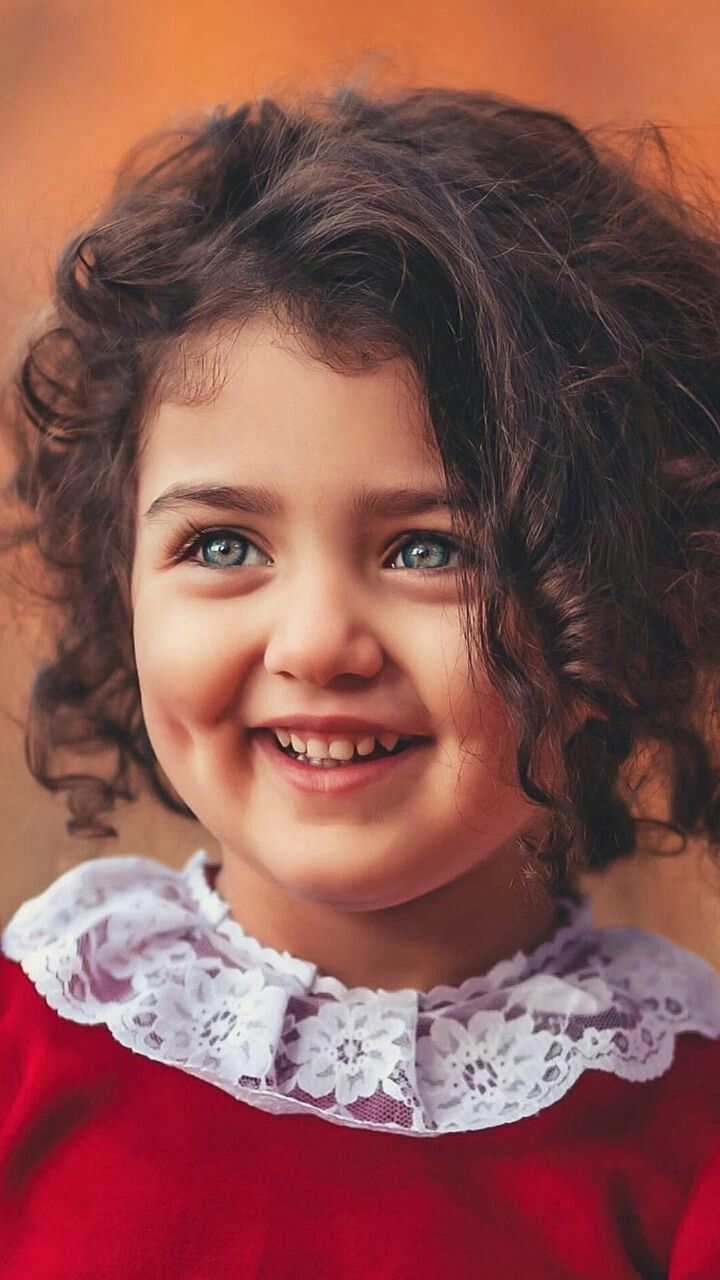
#> input picture Image_processing_Practical_labs/Exp1/Images/pk.jpg, 720 x 1280 px, found by its file name
$ jupyter execute intro.ipynb   (text cells are left out)
#> lines starting #> are read from the running program, lines starting #| are printed output that depends on the picture; pictures that were not available may be replaced by others from this repository, and a replacement may not be noted
[cell 1]
import cv2
import numpy as np
import matplotlib.pyplot as plt

[cell 2]
# Reading an image using OpenCV
image = cv2.imread('pk.jpg')  # Replace 'sample_image.jpg' with your image path
#> image is the input picture: shape (1280, 720, 3); mean B, G, R 80.2, 85.2, 137.7

# Convert the image from BGR to RGB (OpenCV uses BGR by default)
image_rgb = cv2.cvtColor(image, cv2.COLOR_BGR2RGB)

# Displaying the image using Matplotlib
plt.imshow(image_rgb)
plt.title('Original Image')
plt.axis('off')  # Turn off axis labels
plt.show()

[cell 3]
# Capture video from a file or webcam
video = cv2.VideoCapture('sample_video.m4v')  # Replace with 0 to use webcam

while True:
    ret, frame = video.read()  # Capture frame-by-frame
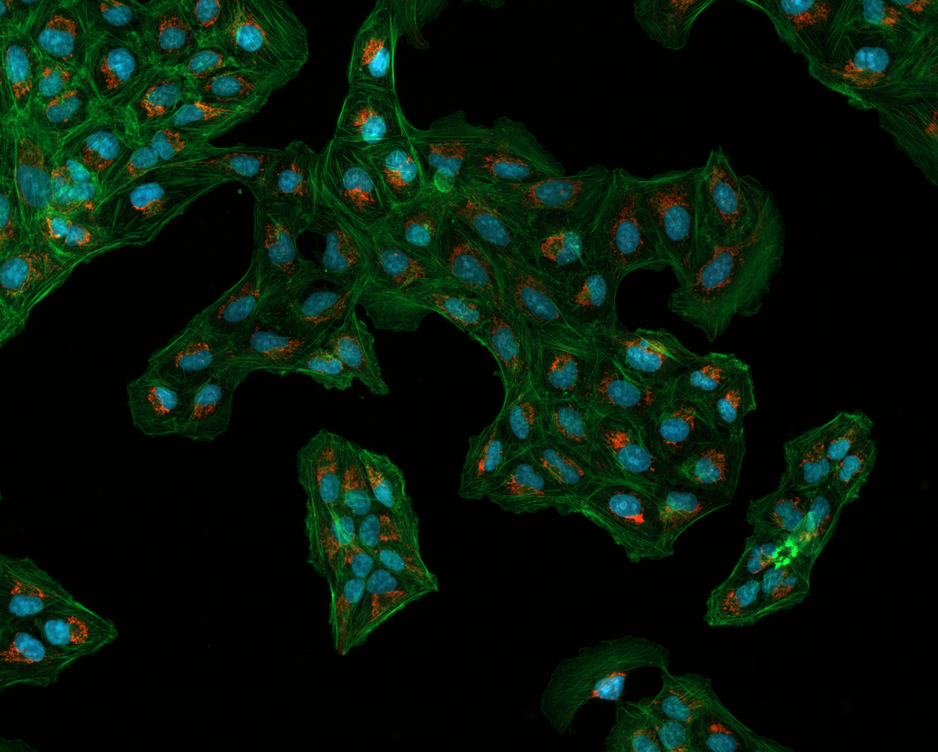
#> input picture Image_processing_Practical_labs/Exp1/Images/Osteosarcoma_01.tif, 938 x 752 px, shrunk from 1376 x 1104 before the run, given in place of sample_video.m4v, which was not available
#> frame is the input picture: shape (752, 938, 3); mean B, G, R 11.1, 23.9, 7
    if not ret:
        break  # Exit if video ends

    cv2.imshow('Video Frame', frame)  # Show each frame in a window

    if cv2.waitKey(25) & 0xFF == ord('q'):
#> (key q is pressed here)
        break  # Press 'q' to quit the video window

video.release()
cv2.destroyAllWindows()

[cell 4]
# Splitting the image into its R, G, B channels
B, G, R = cv2.split(image)

# Displaying individual channels
plt.figure(figsize=(20, 10))
plt.subplot(1, 3, 1)
plt.imshow(R, cmap='gray')
plt.title('Red Channel')

plt.subplot(1, 3, 2)
plt.imshow(G, cmap='gray')
plt.title('Green Channel')

plt.subplot(1, 3, 3)
plt.imshow(B, cmap='gray')
plt.title('Blue Channel')

plt.show()

[cell 5]
# Applying Gaussian Blur (Smoothing)
blurred_image = cv2.GaussianBlur(image_rgb, (15, 15), 0)

# Creating a kernel for image sharpening
sharpening_kernel = np.array([[0, -1, 0],
                              [-1, 5, -1],
                              [0, -1, 0]])

# Applying the kernel to the image
sharpened_image = cv2.filter2D(blurred_image, -1, sharpening_kernel)
sharpened_image = cv2.filter2D(sharpened_image, -1, sharpening_kernel) #sharpen the result one more time

# Displaying the original, blurred, and sharpened images
plt.figure(figsize=(20, 10))
plt.subplot(1, 3, 1)
plt.imshow(image_rgb)
plt.title('Original Image')

plt.subplot(1, 3, 2)
plt.imshow(blurred_image)
plt.title('Blurred Image')

plt.subplot(1, 3, 3)
plt.imshow(sharpened_image)
plt.title('Sharpened Image')

plt.show()

[cell 6]
import cv2
import matplotlib.pyplot as plt

# --- 1️⃣ Read the image safely ---
image_path = "pk.jpg"  # change this to your image name
image_bgr = cv2.imread(image_path)

if image_bgr is None:
    raise FileNotFoundError(f"❌ Image '{image_path}' not found!")

# Convert BGR → RGB for display
image_rgb = cv2.cvtColor(image_bgr, cv2.COLOR_BGR2RGB)

# --- 2️⃣ Display the RGB Histogram ---
plt.figure(figsize=(10, 5))
plt.hist(image_rgb[..., 0].ravel(), bins=256, color='red', alpha=0.5, label='Red')
plt.hist(image_rgb[..., 1].ravel(), bins=256, color='green', alpha=0.5, label='Green')
plt.hist(image_rgb[..., 2].ravel(), bins=256, color='blue', alpha=0.5, label='Blue')
plt.title('RGB Image Histogram (Before Enhancement)')
plt.xlabel('Pixel Intensity')
plt.ylabel('Frequency')
plt.legend()
plt.show()
#> figure, not shown here; tallest bar 6778 high, from x = 212.2 to 213.2; tallest bar 17610 high, from x = 6.97 to 7.97; tallest bar 31728 high, from x = 37.85 to 38.85

# --- 3️⃣ Convert to Grayscale ---
gray_image = cv2.cvtColor(image_rgb, cv2.COLOR_RGB2GRAY)
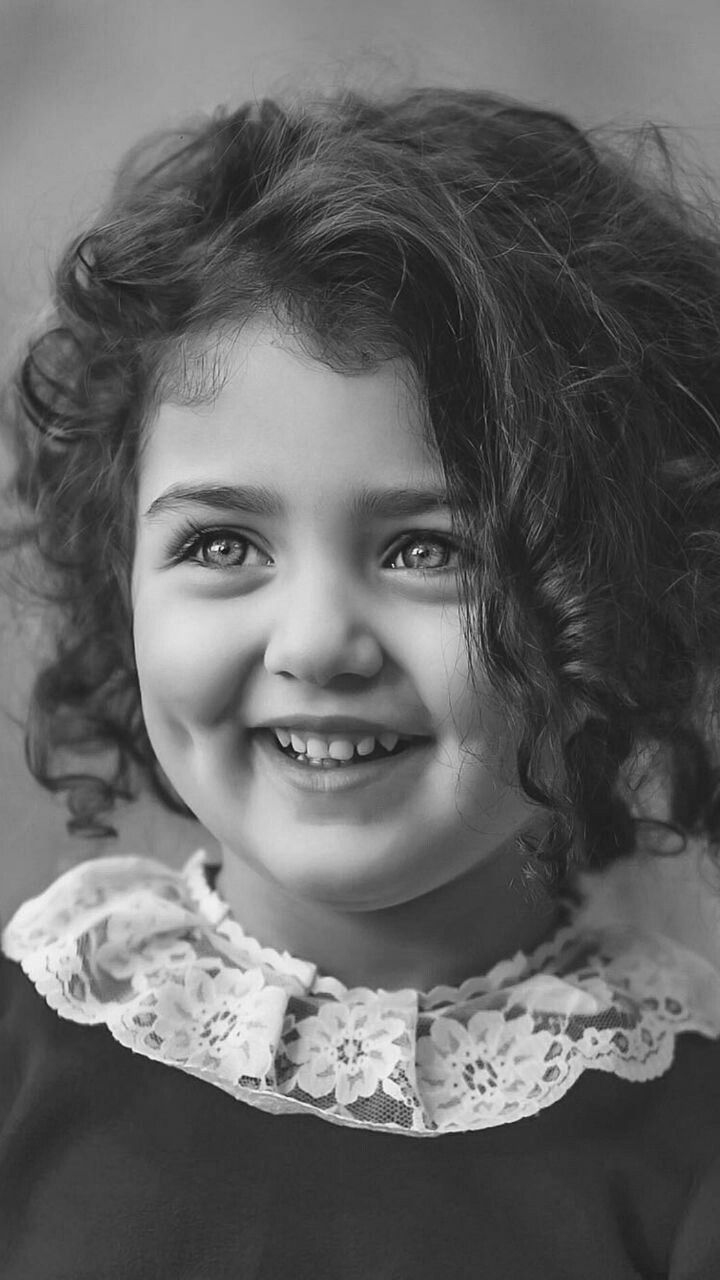
#> gray_image: shape (1280, 720); min 4, max 252, mean 100.3

# --- 4️⃣ Apply Histogram Equalization ---
equalized_image = cv2.equalizeHist(gray_image)
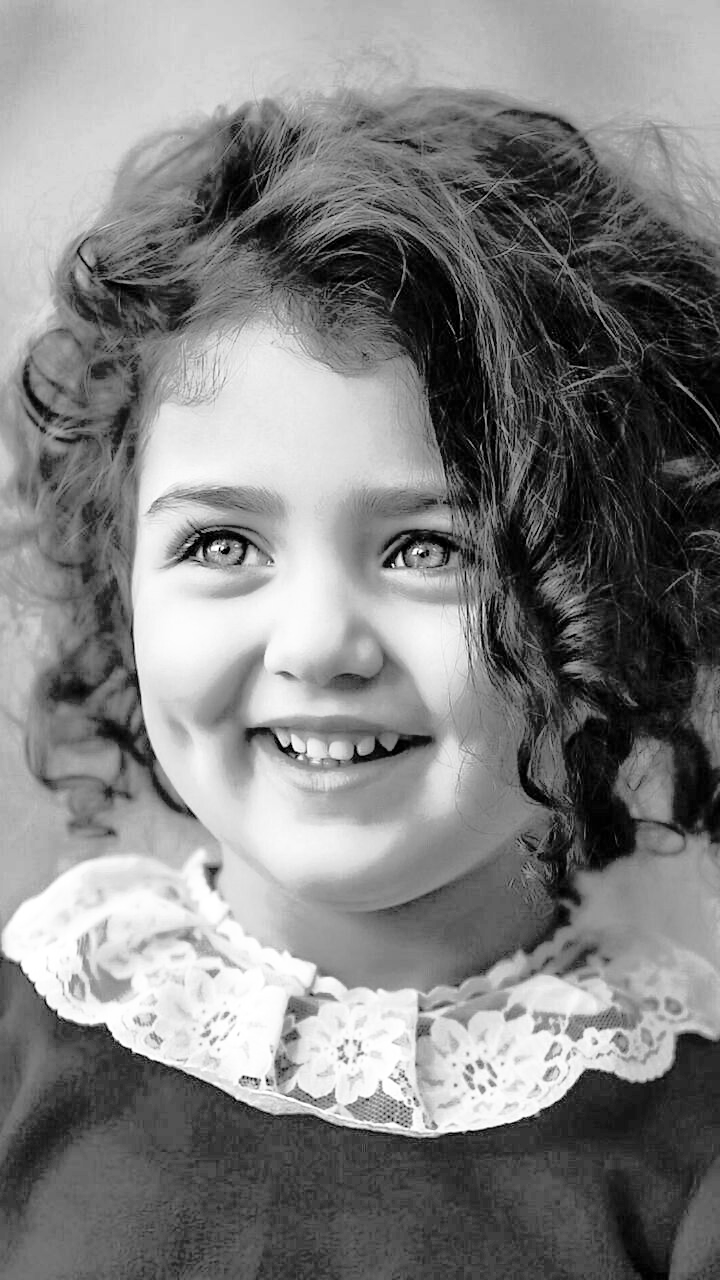
#> equalized_image: shape (1280, 720); min 0, max 255, mean 128.6

# --- 5️⃣ Display Original & Equalized Images ---
plt.figure(figsize=(12, 5))
plt.subplot(1, 2, 1)
plt.imshow(gray_image, cmap='gray')
plt.title('Original Grayscale Image')
plt.axis('off')

plt.subplot(1, 2, 2)
plt.imshow(equalized_image, cmap='gray')
plt.title('Histogram Equalized Image')
plt.axis('off')

plt.tight_layout()
plt.show()

# --- 6️⃣ Display Histogram Comparison ---
plt.figure(figsize=(10, 5))
plt.hist(gray_image.ravel(), bins=256, color='gray', alpha=0.6, label='Original')
plt.hist(equalized_image.ravel(), bins=256, color='green', alpha=0.6, label='Equalized')
plt.title('Grayscale Histogram Before & After Equalization')
plt.xlabel('Pixel Intensity')
plt.ylabel('Frequency')
plt.legend()
plt.show()
#> figure, not shown here; tallest bar 22202 high, from x = 51.47 to 52.44; tallest bar 22202 high, from x = 62.75 to 63.75

[cell 7]
import cv2

#loading and displaying the image
flower = cv2.imread('Images/flower.jpg') #color image
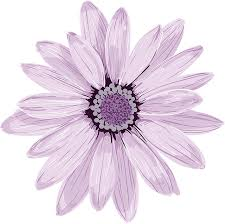
#> input picture Image_processing_Practical_labs/Exp1/Images/flower.jpg, 225 x 224 px
#> flower is the input picture: shape (224, 225, 3); mean B, G, R 231.3, 218.6, 231.4
grayFlower = cv2.imread('Images/flower.jpg',0) #gray image
#> grayFlower: shape (224, 225); min 0, max 255, mean 224
cv2.imshow('flower', flower)
cv2.imshow('flower-gray', grayFlower)

#finding and displaying negative of an image
negative_flower = 255 - flower
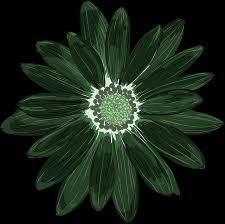
#> negative_flower: shape (224, 225, 3); mean B, G, R 23.7, 36.4, 23.6
negative_gray_flower = 255-grayFlower
cv2.imshow('negative_flower', negative_flower)
cv2.imshow('negative_flower_gray', negative_gray_flower)


#making the program wait for a key before treminating
cv2.waitKey(0)

[cell 8]
import cv2
from matplotlib import pyplot as plt

rgb_img = cv2.imread('images/pk.jpg')
# convert from RGB color-space to YCrCb
ycrcb_img = cv2.cvtColor(rgb_img, cv2.COLOR_BGR2YCrCb)
#> ycrcb_img: shape (1280, 720, 3); mean of channels 0, 1, 2 100.3, 154.6, 116.6
# equalize the histogram of the Y channel
ycrcb_img[:, :, 0] = cv2.equalizeHist(ycrcb_img[:, :, 0])
#> ycrcb_img: shape (1280, 720, 3); mean of channels 0, 1, 2 128.6, 154.6, 116.6
# convert back to RGB color-space from YCrCb
equalized_img = cv2.cvtColor(ycrcb_img, cv2.COLOR_YCrCb2BGR)
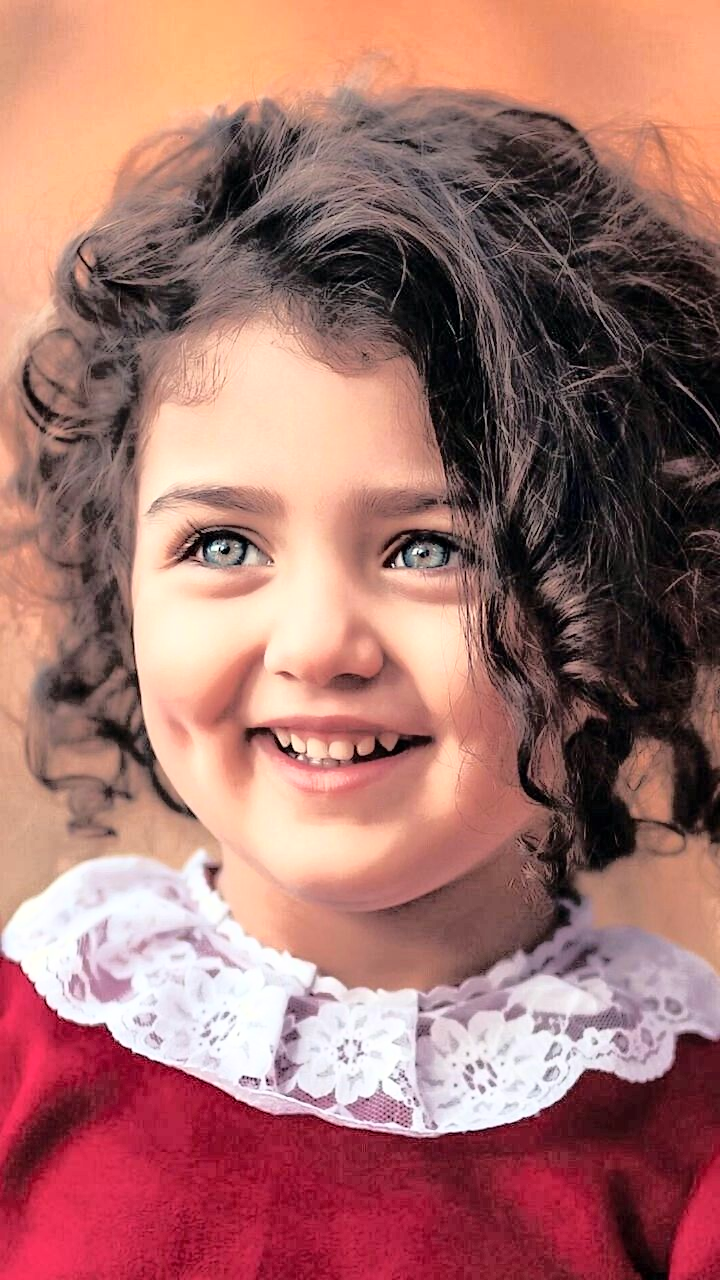
#> equalized_img: shape (1280, 720, 3); mean B, G, R 108.4, 113.4, 163.7
cv2.imshow('equalized_img', equalized_img)
cv2.imshow('original_img', rgb_img)
plt.hist(equalized_img.ravel(),256,[0,256])
# plt.hist(rgb_img.ravel(),256,[0,256])
plt.show()
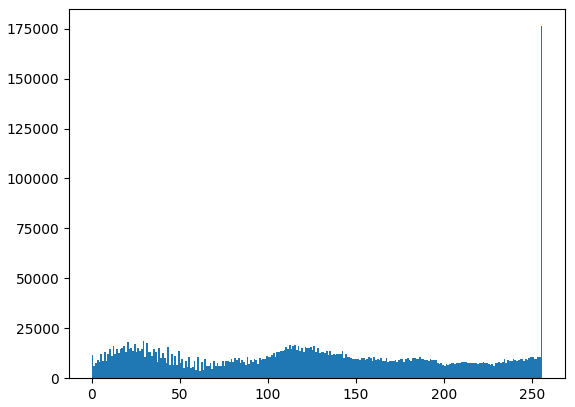
#> figure drawn by matplotlib, 1 panel; tallest bar 176225 high, from x = 255 to 256
cv2.waitKey(0)
